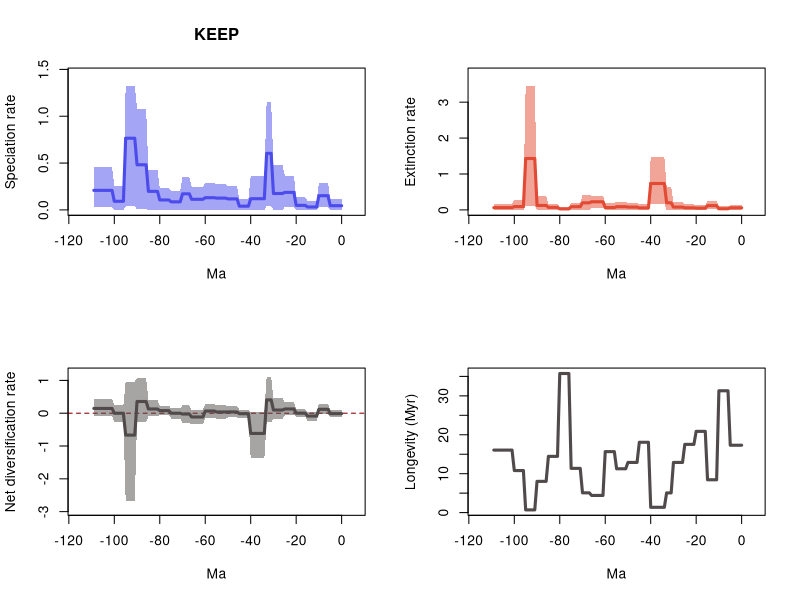

Generate this figure with R:
# 20 files combined:
# 	../Results/Species_NS/5_MA_bins_EXT_EP/pyrate_mcmc_logs/Occ_sp_Squali_NS_10_G_KEEP_BDS_marginal_rates.log
# 	../Results/Species_NS/5_MA_bins_EXT_EP/pyrate_mcmc_logs/Occ_sp_Squali_NS_11_G_KEEP_BDS_marginal_rates.log
# 	../Results/Species_NS/5_MA_bins_EXT_EP/pyrate_mcmc_logs/Occ_sp_Squali_NS_12_G_KEEP_BDS_marginal_rates.log
# 	../Results/Species_NS/5_MA_bins_EXT_EP/pyrate_mcmc_logs/Occ_sp_Squali_NS_13_G_KEEP_BDS_marginal_rates.log
# 	../Results/Species_NS/5_MA_bins_EXT_EP/pyrate_mcmc_logs/Occ_sp_Squali_NS_14_G_KEEP_BDS_marginal_rates.log
# 	../Results/Species_NS/5_MA_bins_EXT_EP/pyrate_mcmc_logs/Occ_sp_Squali_NS_15_G_KEEP_BDS_marginal_rates.log
# 	../Results/Species_NS/5_MA_bins_EXT_EP/pyrate_mcmc_logs/Occ_sp_Squali_NS_16_G_KEEP_BDS_marginal_rates.log
# 	../Results/Species_NS/5_MA_bins_EXT_EP/pyrate_mcmc_logs/Occ_sp_Squali_NS_17_G_KEEP_BDS_marginal_rates.log
# 	../Results/Species_NS/5_MA_bins_EXT_EP/pyrate_mcmc_logs/Occ_sp_Squali_NS_18_G_KEEP_BDS_marginal_rates.log
# 	../Results/Species_NS/5_MA_bins_EXT_EP/pyrate_mcmc_logs/Occ_sp_Squali_NS_19_G_KEEP_BDS_marginal_rates.log
# 	../Results/Species_NS/5_MA_bins_EXT_EP/pyrate_mcmc_logs/Occ_sp_Squali_NS_1_G_KEEP_BDS_marginal_rates.log
# 	../Results/Species_NS/5_MA_bins_EXT_EP/pyrate_mcmc_logs/Occ_sp_Squali_NS_20_G_KEEP_BDS_marginal_rates.log
# 	../Results/Species_NS/5_MA_bins_EXT_EP/pyrate_mcmc_logs/Occ_sp_Squali_NS_2_G_KEEP_BDS_marginal_rates.log
# 	../Results/Species_NS/5_MA_bins_EXT_EP/pyrate_mcmc_logs/Occ_sp_Squali_NS_3_G_KEEP_BDS_marginal_rates.log
# 	../Results/Species_NS/5_MA_bins_EXT_EP/pyrate_mcmc_logs/Occ_sp_Squali_NS_4_G_KEEP_BDS_marginal_rates.log
# 	../Results/Species_NS/5_MA_bins_EXT_EP/pyrate_mcmc_logs/Occ_sp_Squali_NS_5_G_KEEP_BDS_marginal_rates.log
# 	../Results/Species_NS/5_MA_bins_EXT_EP/pyrate_mcmc_logs/Occ_sp_Squali_NS_6_G_KEEP_BDS_marginal_rates.log
# 	../Results/Species_NS/5_MA_bins_EXT_EP/pyrate_mcmc_logs/Occ_sp_Squali_NS_7_G_KEEP_BDS_marginal_rates.log
# 	../Results/Species_NS/5_MA_bins_EXT_EP/pyrate_mcmc_logs/Occ_sp_Squali_NS_8_G_KEEP_BDS_marginal_rates.log
# 	../Results/Species_NS/5_MA_bins_EXT_EP/pyrate_mcmc_logs/Occ_sp_Squali_NS_9_G_KEEP_BDS_marginal_rates.log

# 95% HPDs calculated using code from Biopy (https://www.cs.auckland.ac.nz/~yhel002/biopy/)

pdf(file='../Results/Species_NS/5_MA_bins_EXT_EP/pyrate_mcmc_logs/Occ_sp_Squali_NS_10_G_KEEP_BDS_marginal_rates_RTT.pdf',width=10.8, height=8.4)
par(mfrow=c(2,2))
library(scales)
L_hpd_m95=c(1.0716234721e-05, 1.0716234721e-05,1.0716234721e-05,1.0716234721e-05,1.0716234721e-05,1.0716234721e-05,0.026554943183036,0.026554943183036,0.026554943183036,0.026554943183036,0.026554943183036,3.694853769e-06,3.694853769e-06,3.694853769e-06,3.694853769e-06,3.694853769e-06,8.008745524e-06,8.008745524e-06,8.008745524e-06,8.008745524e-06,8.008745524e-06,0.032727745035688,0.032727745035688,0.032727745035688,0.032727745035688,0.032727745035688,9.79408336e-07,9.79408336e-07,9.79408336e-07,9.79408336e-07,9.79408336e-07,0.041215744247506,0.041215744247506,0.041215744247506,1.6913118103e-05,1.6913118103e-05,1.6913118103e-05,1.6913118103e-05,1.6913118103e-05,1.6913118103e-05,1.6913118103e-05,1.20587118e-07,1.20587118e-07,1.20587118e-07,1.20587118e-07,1.20587118e-07,3.8206919416e-05,3.8206919416e-05,3.8206919416e-05,3.8206919416e-05,3.8206919416e-05,7.7270609076e-05,7.7270609076e-05,7.7270609076e-05,7.7270609076e-05,7.7270609076e-05,4.2017731627e-05,4.2017731627e-05,4.2017731627e-05,4.2017731627e-05,4.2017731627e-05,4.279420278e-06,4.279420278e-06,4.279420278e-06,4.279420278e-06,4.279420278e-06,4.279420278e-06,0.003186320490219,0.003186320490219,0.003186320490219,0.003186320490219,3.242863576e-06,3.242863576e-06,3.242863576e-06,3.242863576e-06,3.242863576e-06,2.1001454939e-05,2.1001454939e-05,2.1001454939e-05,2.1001454939e-05,2.1001454939e-05,0.000245600686301,0.000245600686301,0.000245600686301,0.000245600686301,0.000245600686301,0.005460483361456,0.005460483361456,0.005460483361456,0.005460483361456,0.005460483361456,0.038997808106005,0.038997808106005,0.038997808106005,0.038997808106005,0.038997808106005,2.165659838e-06,2.165659838e-06,2.165659838e-06,2.165659838e-06,2.165659838e-06,0.029981721895235,0.029981721895235,0.029981721895235,0.029981721895235,0.029981721895235,0.029981721895235,0.029981721895235,0.029981721895235,0.029981721895235)
L_hpd_M95=c(0.115440417571402, 0.115440417571402,0.115440417571402,0.115440417571402,0.115440417571402,0.115440417571402,0.290953648779577,0.290953648779577,0.290953648779577,0.290953648779577,0.290953648779577,0.095920817035805,0.095920817035805,0.095920817035805,0.095920817035805,0.095920817035805,0.13526125248292,0.13526125248292,0.13526125248292,0.13526125248292,0.13526125248292,0.365385939209447,0.365385939209447,0.365385939209447,0.365385939209447,0.365385939209447,0.479847310367561,0.479847310367561,0.479847310367561,0.479847310367561,0.479847310367561,1.146898740741164,1.146898740741164,1.146898740741164,0.356923919907232,0.356923919907232,0.356923919907232,0.356923919907232,0.356923919907232,0.356923919907232,0.356923919907232,0.113688024563814,0.113688024563814,0.113688024563814,0.113688024563814,0.113688024563814,0.250277750754672,0.250277750754672,0.250277750754672,0.250277750754672,0.250277750754672,0.274219230038252,0.274219230038252,0.274219230038252,0.274219230038252,0.274219230038252,0.287618338467418,0.287618338467418,0.287618338467418,0.287618338467418,0.287618338467418,0.249399899698877,0.249399899698877,0.249399899698877,0.249399899698877,0.249399899698877,0.249399899698877,0.350267537673814,0.350267537673814,0.350267537673814,0.350267537673814,0.200693785811098,0.200693785811098,0.200693785811098,0.200693785811098,0.200693785811098,0.229665192005434,0.229665192005434,0.229665192005434,0.229665192005434,0.229665192005434,0.427487276988557,0.427487276988557,0.427487276988557,0.427487276988557,0.427487276988557,1.082405833907844,1.082405833907844,1.082405833907844,1.082405833907844,1.082405833907844,1.323766346746962,1.323766346746962,1.323766346746962,1.323766346746962,1.323766346746962,0.256052101166516,0.256052101166516,0.256052101166516,0.256052101166516,0.256052101166516,0.456595481907039,0.456595481907039,0.456595481907039,0.456595481907039,0.456595481907039,0.456595481907039,0.456595481907039,0.456595481907039,0.456595481907039)
M_hpd_m95=c(0.006279293350151, 0.006279293350151,0.006279293350151,0.006279293350151,0.006279293350151,0.006279293350151,5.278142559e-06,5.278142559e-06,5.278142559e-06,5.278142559e-06,5.278142559e-06,0.017165964460551,0.017165964460551,0.017165964460551,0.017165964460551,0.017165964460551,9.3271121e-07,9.3271121e-07,9.3271121e-07,9.3271121e-07,9.3271121e-07,2.918065748e-06,2.918065748e-06,2.918065748e-06,2.918065748e-06,2.918065748e-06,2.9987496124e-05,2.9987496124e-05,2.9987496124e-05,2.9987496124e-05,2.9987496124e-05,2.545092256e-06,2.545092256e-06,2.545092256e-06,0.165748766750666,0.165748766750666,0.165748766750666,0.165748766750666,0.165748766750666,0.165748766750666,0.165748766750666,4.810551234e-06,4.810551234e-06,4.810551234e-06,4.810551234e-06,4.810551234e-06,1.0184174343e-05,1.0184174343e-05,1.0184174343e-05,1.0184174343e-05,1.0184174343e-05,9.013156609e-06,9.013156609e-06,9.013156609e-06,9.013156609e-06,9.013156609e-06,1.651380223e-06,1.651380223e-06,1.651380223e-06,1.651380223e-06,1.651380223e-06,0.063797473250315,0.063797473250315,0.063797473250315,0.063797473250315,0.063797473250315,0.063797473250315,0.005568218423958,0.005568218423958,0.005568218423958,0.005568218423958,2.6918280139e-05,2.6918280139e-05,2.6918280139e-05,2.6918280139e-05,2.6918280139e-05,1.053924785e-06,1.053924785e-06,1.053924785e-06,1.053924785e-06,1.053924785e-06,1.3531997757e-05,1.3531997757e-05,1.3531997757e-05,1.3531997757e-05,1.3531997757e-05,1.5768548075e-05,1.5768548075e-05,1.5768548075e-05,1.5768548075e-05,1.5768548075e-05,0.115345073727857,0.115345073727857,0.115345073727857,0.115345073727857,0.115345073727857,2.1194354282e-05,2.1194354282e-05,2.1194354282e-05,2.1194354282e-05,2.1194354282e-05,1.181730855e-06,1.181730855e-06,1.181730855e-06,1.181730855e-06,1.181730855e-06,1.181730855e-06,1.181730855e-06,1.181730855e-06,1.181730855e-06)
M_hpd_M95=c(0.124097844103289, 0.124097844103289,0.124097844103289,0.124097844103289,0.124097844103289,0.124097844103289,0.095742050708324,0.095742050708324,0.095742050708324,0.095742050708324,0.095742050708324,0.235691135477886,0.235691135477886,0.235691135477886,0.235691135477886,0.235691135477886,0.125196789657746,0.125196789657746,0.125196789657746,0.125196789657746,0.125196789657746,0.155269567435649,0.155269567435649,0.155269567435649,0.155269567435649,0.155269567435649,0.21383217800762,0.21383217800762,0.21383217800762,0.21383217800762,0.21383217800762,0.65087209267927,0.65087209267927,0.65087209267927,1.466812196732962,1.466812196732962,1.466812196732962,1.466812196732962,1.466812196732962,1.466812196732962,1.466812196732962,0.159391555285444,0.159391555285444,0.159391555285444,0.159391555285444,0.159391555285444,0.190824413458587,0.190824413458587,0.190824413458587,0.190824413458587,0.190824413458587,0.230352308179208,0.230352308179208,0.230352308179208,0.230352308179208,0.230352308179208,0.182639708797016,0.182639708797016,0.182639708797016,0.182639708797016,0.182639708797016,0.398864845466995,0.398864845466995,0.398864845466995,0.398864845466995,0.398864845466995,0.398864845466995,0.406785479644248,0.406785479644248,0.406785479644248,0.406785479644248,0.193791124851295,0.193791124851295,0.193791124851295,0.193791124851295,0.193791124851295,0.084165149930291,0.084165149930291,0.084165149930291,0.084165149930291,0.084165149930291,0.171910243757528,0.171910243757528,0.171910243757528,0.171910243757528,0.171910243757528,0.392436772367381,0.392436772367381,0.392436772367381,0.392436772367381,0.392436772367381,3.452727083304764,3.452727083304764,3.452727083304764,3.452727083304764,3.452727083304764,0.266275939774189,0.266275939774189,0.266275939774189,0.266275939774189,0.266275939774189,0.176003268468142,0.176003268468142,0.176003268468142,0.176003268468142,0.176003268468142,0.176003268468142,0.176003268468142,0.176003268468142,0.176003268468142)
R_hpd_m95=c(-0.107101965246715, -0.107101965246715,-0.107101965246715,-0.107101965246715,-0.107101965246715,-0.107101965246715,-0.023316277259513,-0.023316277259513,-0.023316277259513,-0.023316277259513,-0.023316277259513,-0.228550890509599,-0.228550890509599,-0.228550890509599,-0.228550890509599,-0.228550890509599,-0.112100384271657,-0.112100384271657,-0.112100384271657,-0.112100384271657,-0.112100384271657,-0.054233668072573,-0.054233668072573,-0.054233668072573,-0.054233668072573,-0.054233668072573,-0.177127011923539,-0.177127011923539,-0.177127011923539,-0.177127011923539,-0.177127011923539,-0.278391560609926,-0.278391560609926,-0.278391560609926,-1.374663915034402,-1.374663915034402,-1.374663915034402,-1.374663915034402,-1.374663915034402,-1.374663915034402,-1.374663915034402,-0.152806539386333,-0.152806539386333,-0.152806539386333,-0.152806539386333,-0.152806539386333,-0.130152557438917,-0.130152557438917,-0.130152557438917,-0.130152557438917,-0.130152557438917,-0.175351433208627,-0.175351433208627,-0.175351433208627,-0.175351433208627,-0.175351433208627,-0.131527315525958,-0.131527315525958,-0.131527315525958,-0.131527315525958,-0.131527315525958,-0.331296333197672,-0.331296333197672,-0.331296333197672,-0.331296333197672,-0.331296333197672,-0.331296333197672,-0.304526844837518,-0.304526844837518,-0.304526844837518,-0.304526844837518,-0.16148840149547,-0.16148840149547,-0.16148840149547,-0.16148840149547,-0.16148840149547,-0.041859204633862,-0.041859204633862,-0.041859204633862,-0.041859204633862,-0.041859204633862,-0.099260053832742,-0.099260053832742,-0.099260053832742,-0.099260053832742,-0.099260053832742,-0.266758192949054,-0.266758192949054,-0.266758192949054,-0.266758192949054,-0.266758192949054,-2.678719039160454,-2.678719039160454,-2.678719039160454,-2.678719039160454,-2.678719039160454,-0.260748795711071,-0.260748795711071,-0.260748795711071,-0.260748795711071,-0.260748795711071,-0.072429206978037,-0.072429206978037,-0.072429206978037,-0.072429206978037,-0.072429206978037,-0.072429206978037,-0.072429206978037,-0.072429206978037,-0.072429206978037)
R_hpd_M95=c(0.091585594936907, 0.091585594936907,0.091585594936907,0.091585594936907,0.091585594936907,0.091585594936907,0.280949122476227,0.280949122476227,0.280949122476227,0.280949122476227,0.280949122476227,0.037792522005105,0.037792522005105,0.037792522005105,0.037792522005105,0.037792522005105,0.120203217888786,0.120203217888786,0.120203217888786,0.120203217888786,0.120203217888786,0.340294089221682,0.340294089221682,0.340294089221682,0.340294089221682,0.340294089221682,0.44894249228402,0.44894249228402,0.44894249228402,0.44894249228402,0.44894249228402,1.099678808282326,1.099678808282326,1.099678808282326,0.032793669095639,0.032793669095639,0.032793669095639,0.032793669095639,0.032793669095639,0.032793669095639,0.032793669095639,0.101608439003849,0.101608439003849,0.101608439003849,0.101608439003849,0.101608439003849,0.229377125725132,0.229377125725132,0.229377125725132,0.229377125725132,0.229377125725132,0.235939111612757,0.235939111612757,0.235939111612757,0.235939111612757,0.235939111612757,0.284323964706041,0.284323964706041,0.284323964706041,0.284323964706041,0.284323964706041,0.100731874460862,0.100731874460862,0.100731874460862,0.100731874460862,0.100731874460862,0.100731874460862,0.237169349944447,0.237169349944447,0.237169349944447,0.237169349944447,0.149834451304165,0.149834451304165,0.149834451304165,0.149834451304165,0.149834451304165,0.228912288625815,0.228912288625815,0.228912288625815,0.228912288625815,0.228912288625815,0.393242181613994,0.393242181613994,0.393242181613994,0.393242181613994,0.393242181613994,1.076378945310858,1.076378945310858,1.076378945310858,1.076378945310858,1.076378945310858,0.958549945894985,0.958549945894985,0.958549945894985,0.958549945894985,0.958549945894985,0.238101675340416,0.238101675340416,0.238101675340416,0.238101675340416,0.238101675340416,0.43090504643136,0.43090504643136,0.43090504643136,0.43090504643136,0.43090504643136,0.43090504643136,0.43090504643136,0.43090504643136,0.43090504643136)
L_mean=c(0.044713868866977, 0.044713868866977,0.044713868866977,0.044713868866977,0.044713868866977,0.044713868866977,0.151273554320487,0.151273554320487,0.151273554320487,0.151273554320487,0.151273554320487,0.031395348536891,0.031395348536891,0.031395348536891,0.031395348536891,0.031395348536891,0.048151525901385,0.048151525901385,0.048151525901385,0.048151525901385,0.048151525901385,0.186662146713215,0.186662146713215,0.186662146713215,0.186662146713215,0.186662146713215,0.174926958651367,0.174926958651367,0.174926958651367,0.174926958651367,0.174926958651367,0.603187579192012,0.603187579192012,0.603187579192012,0.119269374343484,0.119269374343484,0.119269374343484,0.119269374343484,0.119269374343484,0.119269374343484,0.119269374343484,0.03972955856572,0.03972955856572,0.03972955856572,0.03972955856572,0.03972955856572,0.117208782390096,0.117208782390096,0.117208782390096,0.117208782390096,0.117208782390096,0.125726841370143,0.125726841370143,0.125726841370143,0.125726841370143,0.125726841370143,0.130051036214027,0.130051036214027,0.130051036214027,0.130051036214027,0.130051036214027,0.112906109815381,0.112906109815381,0.112906109815381,0.112906109815381,0.112906109815381,0.112906109815381,0.171808968011675,0.171808968011675,0.171808968011675,0.171808968011675,0.086220165603706,0.086220165603706,0.086220165603706,0.086220165603706,0.086220165603706,0.10583415294701,0.10583415294701,0.10583415294701,0.10583415294701,0.10583415294701,0.197864153898892,0.197864153898892,0.197864153898892,0.197864153898892,0.197864153898892,0.481577899973807,0.481577899973807,0.481577899973807,0.481577899973807,0.481577899973807,0.764960067015827,0.764960067015827,0.764960067015827,0.764960067015827,0.764960067015827,0.091408980566441,0.091408980566441,0.091408980566441,0.091408980566441,0.091408980566441,0.208453853491237,0.208453853491237,0.208453853491237,0.208453853491237,0.208453853491237,0.208453853491237,0.208453853491237,0.208453853491237,0.208453853491237)
M_mean=c(0.057754734410149, 0.057754734410149,0.057754734410149,0.057754734410149,0.057754734410149,0.057754734410149,0.031948115600068,0.031948115600068,0.031948115600068,0.031948115600068,0.031948115600068,0.118506229820285,0.118506229820285,0.118506229820285,0.118506229820285,0.118506229820285,0.047900456480187,0.047900456480187,0.047900456480187,0.047900456480187,0.047900456480187,0.057055776930068,0.057055776930068,0.057055776930068,0.057055776930068,0.057055776930068,0.07758257477697,0.07758257477697,0.07758257477697,0.07758257477697,0.07758257477697,0.197468596034526,0.197468596034526,0.197468596034526,0.735155335448688,0.735155335448688,0.735155335448688,0.735155335448688,0.735155335448688,0.735155335448688,0.735155335448688,0.055328718129047,0.055328718129047,0.055328718129047,0.055328718129047,0.055328718129047,0.077536570095843,0.077536570095843,0.077536570095843,0.077536570095843,0.077536570095843,0.088779931701009,0.088779931701009,0.088779931701009,0.088779931701009,0.088779931701009,0.063817129503569,0.063817129503569,0.063817129503569,0.063817129503569,0.063817129503569,0.226621292159496,0.226621292159496,0.226621292159496,0.226621292159496,0.226621292159496,0.226621292159496,0.196702530273601,0.196702530273601,0.196702530273601,0.196702530273601,0.088010287118358,0.088010287118358,0.088010287118358,0.088010287118358,0.088010287118358,0.027979736818313,0.027979736818313,0.027979736818313,0.027979736818313,0.027979736818313,0.06922220902558,0.06922220902558,0.06922220902558,0.06922220902558,0.06922220902558,0.12460851652529,0.12460851652529,0.12460851652529,0.12460851652529,0.12460851652529,1.431632108345883,1.431632108345883,1.431632108345883,1.431632108345883,1.431632108345883,0.0925145105214,0.0925145105214,0.0925145105214,0.0925145105214,0.0925145105214,0.062236657879245,0.062236657879245,0.062236657879245,0.062236657879245,0.062236657879245,0.062236657879245,0.062236657879245,0.062236657879245,0.062236657879245)
R_mean=c(-0.013040865543172, -0.013040865543172,-0.013040865543172,-0.013040865543172,-0.013040865543172,-0.013040865543172,0.119325438720419,0.119325438720419,0.119325438720419,0.119325438720419,0.119325438720419,-0.087110881283394,-0.087110881283394,-0.087110881283394,-0.087110881283394,-0.087110881283394,0.000251069421198,0.000251069421198,0.000251069421198,0.000251069421198,0.000251069421198,0.129606369783148,0.129606369783148,0.129606369783148,0.129606369783148,0.129606369783148,0.097344383874397,0.097344383874397,0.097344383874397,0.097344383874397,0.097344383874397,0.405718983157486,0.405718983157486,0.405718983157486,-0.615885961105204,-0.615885961105204,-0.615885961105204,-0.615885961105204,-0.615885961105204,-0.615885961105204,-0.615885961105204,-0.015599159563327,-0.015599159563327,-0.015599159563327,-0.015599159563327,-0.015599159563327,0.039672212294253,0.039672212294253,0.039672212294253,0.039672212294253,0.039672212294253,0.036946909669134,0.036946909669134,0.036946909669134,0.036946909669134,0.036946909669134,0.066233906710458,0.066233906710458,0.066233906710458,0.066233906710458,0.066233906710458,-0.113715182344115,-0.113715182344115,-0.113715182344115,-0.113715182344115,-0.113715182344115,-0.113715182344115,-0.024893562261926,-0.024893562261926,-0.024893562261926,-0.024893562261926,-0.001790121514652,-0.001790121514652,-0.001790121514652,-0.001790121514652,-0.001790121514652,0.077854416128696,0.077854416128696,0.077854416128696,0.077854416128696,0.077854416128696,0.128641944873312,0.128641944873312,0.128641944873312,0.128641944873312,0.128641944873312,0.356969383448517,0.356969383448517,0.356969383448517,0.356969383448517,0.356969383448517,-0.666672041330056,-0.666672041330056,-0.666672041330056,-0.666672041330056,-0.666672041330056,-0.001105529954959,-0.001105529954959,-0.001105529954959,-0.001105529954959,-0.001105529954959,0.146217195611992,0.146217195611992,0.146217195611992,0.146217195611992,0.146217195611992,0.146217195611992,0.146217195611992,0.146217195611992,0.146217195611992)
trans=0.5
age=(0:(110-1))* -1
plot(age,age,type = 'n', ylim = c(0, 1.4561429814216584), xlim = c(-115.5,5.5), ylab = 'Speciation rate', xlab = 'Ma',main='KEEP' )
polygon(c(age, rev(age)), c(L_hpd_M95, rev(L_hpd_m95)), col = alpha("#4c4cec",trans), border = NA)
lines(rev(age), rev(L_mean), col = "#4c4cec", lwd=3)
plot(age,age,type = 'n', ylim = c(0, 3.7979997916352404), xlim = c(-115.5,5.5), ylab = 'Extinction rate', xlab = 'Ma' )
polygon(c(age, rev(age)), c(M_hpd_M95, rev(M_hpd_m95)), col = alpha("#e34a33",trans), border = NA)
lines(rev(age), rev(M_mean), col = "#e34a33", lwd=3)
plot(age,age,type = 'n', ylim = c(-2.9465909430764996, 1.2096466891105586), xlim = c(-115.5,5.5), ylab = 'Net diversification rate', xlab = 'Ma' )
abline(h=0,lty=2,col="darkred")
polygon(c(age, rev(age)), c(R_hpd_M95, rev(R_hpd_m95)), col = alpha("#504A4B",trans), border = NA)
lines(rev(age), rev(R_mean), col = "#504A4B", lwd=3)
plot(age,rev(1/M_mean),type = 'n', xlim = c(-115.5,5.5), ylab = 'Longevity (Myr)', xlab = 'Ma' )
lines(rev(age), rev(1/M_mean), col = "#504A4B", lwd=3)
n <- dev.off()
